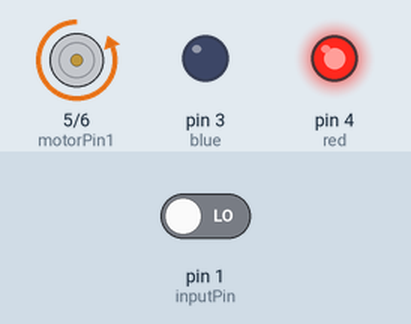
This sketch was run on a simulated Arduino Uno, built with avr-gcc and run on an emulated ATmega328P. Parts: motor-driver pin pairs drawn as motors (green arrow = first pin HIGH = forward, orange = second pin HIGH = backward, longer = more drive), output pins drawn as LEDs (lit = HIGH). The inputs (shaded band) are chosen by the test bench; at power-on: pin 1 (inputPin) LOW.

Above: at 1.2 s.
1.3 s: pin 1 (inputPin) driven HIGH
At 2.3 s:
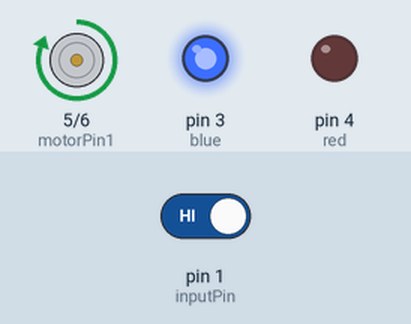
Timing chart, 0 to 4.3 s (numbered marks = the images above; inputs shaded):
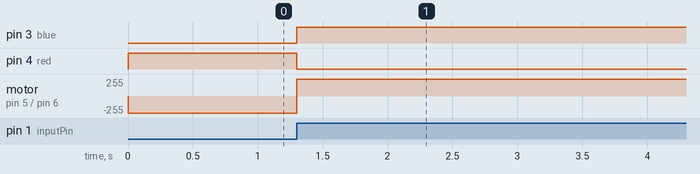

The sketch:

15_DC_Motor_Direction_Control.ino
```cpp
/***********************************************************
File name:   15  DC Motor Direction Control.ino Description:
Let, DC motor control by RGB LED. ****************************************/
const int inputPin=1;
const int blue=3;
const int red=4;
const int motorPin1=5, motorPin2=6;
int dir = LOW;
int prevState=0, currentState=0;

void setup()   {
pinMode(inputPin, INPUT);
pinMode(motorPin1, OUTPUT);
pinMode(motorPin2, OUTPUT);
pinMode(blue, OUTPUT);
pinMode(red, OUTPUT);
}
void loop ()   {
currentState=digitalRead(inputPin);
if (currentState!= prevState)
 {
  if (currentState == HIGH)
   {
     dir = !dir;
   }
 }
 prevState = currentState;
  if (dir==HIGH)
 {
  digitalWrite(motorPin1,HIGH);
  digitalWrite(motorPin2,LOW);
  digitalWrite(blue,HIGH);
  digitalWrite(red,LOW);
 }
  else      {
  digitalWrite(motorPin1,LOW);
  digitalWrite(motorPin2,HIGH);
  digitalWrite(blue,LOW);
  digitalWrite(red,HIGH);
 }
 }
```

Measured:
- after the input at 1.3 s, pin 3 (blue): LOW → HIGH at once; pin 4 (red): HIGH → LOW at once; motor on pin 5 (motorPin1) / pin 6 (motorPin2): backward 255/255 → forward 255/255 at once
